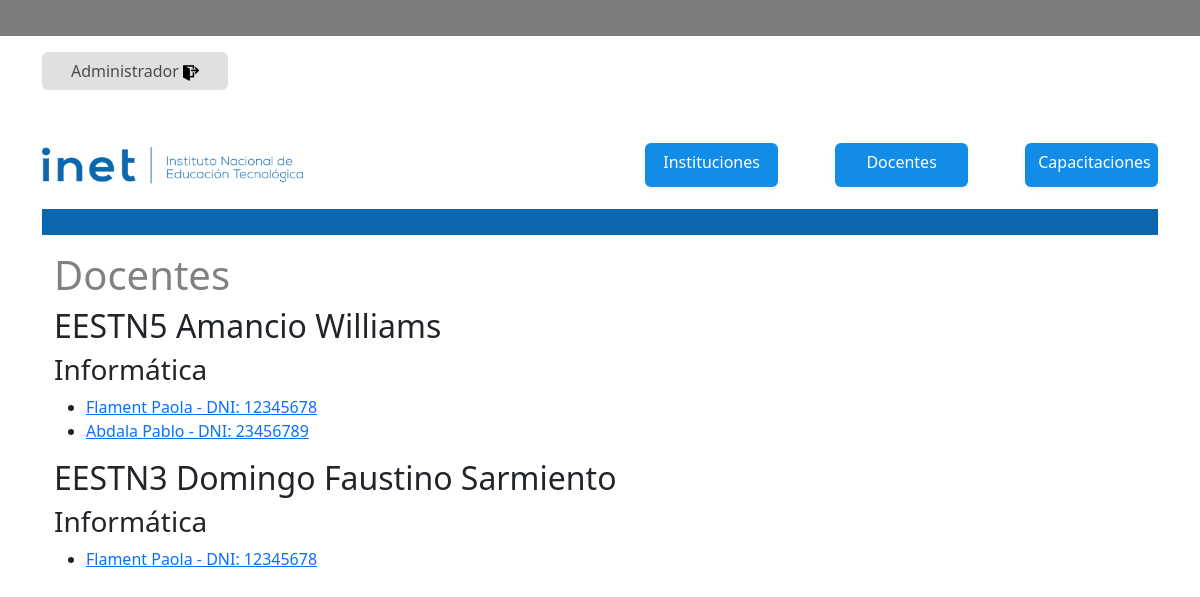
Page /pages/administrador/docentes/listadoDocente.php on the committed database.
### tables this page shows
CREATE TABLE `instituciones` (
  `id_institucion` int(11) NOT NULL,
  `nombre_institucion` varchar(40) NOT NULL,
  `cue_institucion` varchar(9) NOT NULL,
  `domicilio_institucion` varchar(30) NOT NULL,
  `id_localidad` int(11) NOT NULL,
  `telefono_institucion` varchar(20) NOT NULL,
  `id_representante` int(11) NOT NULL,
  `id_usuario` int(11) NOT NULL,
  `estado_validacion_institucion` tinyint(4) NOT NULL DEFAULT 0
);

CREATE TABLE `especialidades` (
  `id_especialidad` int(11) NOT NULL,
  `nombre_especialidad` varchar(30) NOT NULL
);

CREATE TABLE `docentes` (
  `id_docente` int(11) NOT NULL,
  `nombre_docente` varchar(30) NOT NULL,
  `apellido_docente` varchar(40) NOT NULL,
  `dni_docente` varchar(8) NOT NULL,
  `id_usuario` int(11) NOT NULL
);

### pages/administrador/docentes/listadoDocente.php (the view, shortened to what this page needs)
<!DOCTYPE html>
<html lang="en">
<head>
    <link href="https://cdn.jsdelivr.net/npm/bootstrap@5.3.2/dist/css/bootstrap.min.css" rel="stylesheet">
</head>
<body>
    <?php include('./config/db-connection.php') ?>
    <?php
    $sentenciaSQL = $conexion->prepare("SELECT DISTINCT i.id_institucion, i.nombre_institucion FROM `detalle_docente` dd
    INNER JOIN `docentes` d ON dd.`id_docente` = d.`id_docente`
    INNER JOIN `instituciones` i ON dd.`id_institucion` = i.`id_institucion`
    INNER JOIN `especialidades` e ON dd.`id_especialidad` = e.`id_especialidad`
    WHERE `estado_validacion_docente`=1");
    $sentenciaSQL->execute();
    $listaInstituciones = $sentenciaSQL->fetchAll(PDO::FETCH_ASSOC);
    ?>
        <?php require_once('./template/header-administrador.php')?>
    <div class="container" style="min-height: 50vh;">
        <h1 style="color: rgba(129, 129, 129, 1);">Docentes </h1>
        <?php
        if (!empty($listaInstituciones)) {
            foreach ($listaInstituciones as $institucion) {
                echo '<h2>' . $institucion['nombre_institucion'] . '</h2>';
                $sentenciaSQL = $conexion->prepare("SELECT DISTINCT e.id_especialidad, e.nombre_especialidad FROM `detalle_docente` dd
        INNER JOIN `docentes` d ON dd.`id_docente` = d.`id_docente`
        INNER JOIN `instituciones` i ON dd.`id_institucion` = i.`id_institucion`
        INNER JOIN `especialidades` e ON dd.`id_especialidad` = e.`id_especialidad`
        WHERE i.id_institucion = ? AND estado_validacion_docente = 1");
                $sentenciaSQL->execute([$institucion['id_institucion']]);
                $listaEspecialidades = $sentenciaSQL->fetchAll(PDO::FETCH_ASSOC);
                if (!empty($listaEspecialidades)) {
                    foreach ($listaEspecialidades as $especialidad) {
                        echo '<h3>' . $especialidad['nombre_especialidad'] . '</h3>';
                        $sentenciaSQL = $conexion->prepare("SELECT d.nombre_docente, d.id_docente, d.dni_docente, d.apellido_docente FROM `detalle_docente` dd
                        INNER JOIN `docentes` d ON dd.`id_docente` = d.`id_docente`
                        INNER JOIN `especialidades` e ON dd.`id_especialidad` = e.`id_especialidad`
                        WHERE e.id_especialidad = ? AND estado_validacion_docente = 1 AND dd.id_institucion = ?");
                        $sentenciaSQL->execute([$especialidad['id_especialidad'], $institucion['id_institucion']]);
                        $listaDocentes = $sentenciaSQL->fetchAll(PDO::FETCH_ASSOC);
                        if (!empty($listaDocentes)) {
                            echo '<ul>';
                            foreach ($listaDocentes as $docente) {
        ?>
                                <li><a href="?t=administrador&p=docentes/detalleDocente&id=<?php echo $docente['id_docente']; ?>"><?php echo $docente['apellido_docente']; ?> <?php echo $docente['nombre_docente']; ?> - DNI: <?php echo $docente['dni_docente']; ?></a></li>
        <?php
                            }
                            echo '</ul>';
                        } else {
                            echo 'No hay docentes para esta especialidad';
                        }
                    }
                } else {
                    echo 'No hay especialidades para esta institución';
                }
            }
        } else {
            echo 'No hay instituciones para mostrar';
        }
        ?>
    </div>
    </div>
</body>
</html>

### rows in the picture
instituciones: nombre_institucion "EESTN5 Amancio Williams"
especialidades: nombre_especialidad "Informática"
docentes: apellido_docente "Flament", nombre_docente "Paola", dni_docente "12345678"
docentes: apellido_docente "Abdala", nombre_docente "Pablo", dni_docente "23456789"
instituciones: nombre_institucion "EESTN3 Domingo Faustino Sarmiento"
